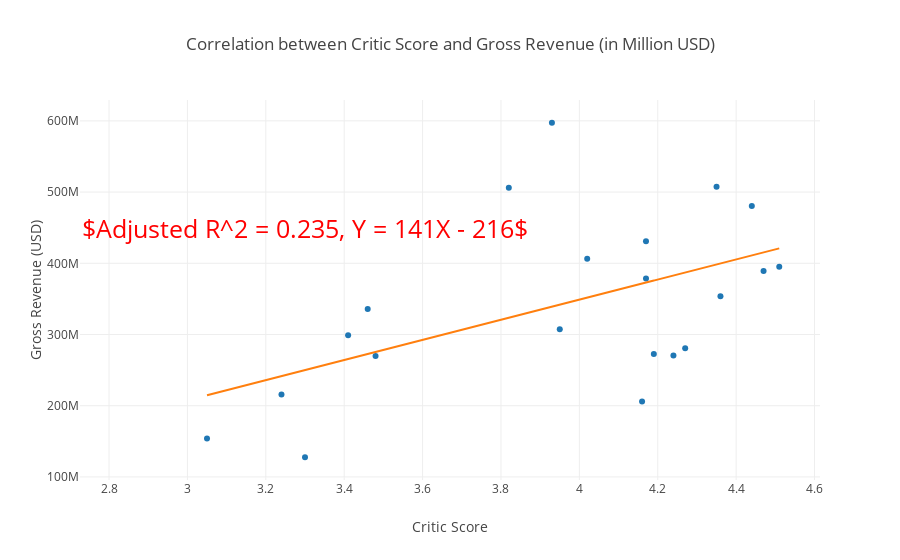

The notebook cell saved with this chart:
### Code cell
# Create Scatterplot

trace0 = go.Scatter(
    x = df.critic_score,
    y = df.gross,
    mode = 'markers',
    text = df.index
)

trace1 = go.Scatter(
    x = xi,
    y = line,
    mode = 'lines'
)

layout = go.Layout(
    showlegend = False,
    title = 'Correlation between Critic Score and Gross Revenue (in Million USD)',
    xaxis = dict(title = 'Critic Score'),
    yaxis = dict(title = 'Gross Revenue (USD)'),
    annotations = [
        dict(
            x = 3.3,
            y = 450000000,
            text = '$Adjusted R^2 = 0.235, Y = 141X - 216$',
            showarrow = False,
            font=dict(
                size=25,
                color = 'red'
            )
        )
    ]
)

data = [trace0, trace1]
fig = dict(data=data, layout=layout)

iplot(fig)

### Figure 1 — Plotly figure (JSON) as saved in the notebook; plotly's stock layout.template omitted (floating-point values rounded to 4 significant figures)
{"data": [{"mode": "markers", "text": ["Toy Story", "A Bug's Life", "Toy Story 2", "Monsters, Inc.", "Finding Nemo", "The Incredibles", "Cars", "Ratatouille", "WALL-E", "Up", "Toy Story 3", "Cars 2", "Brave", "Monsters University", "Inside Out", "The Good Dinosaur", "Finding Dory", "Cars 3", "Coco", "Incredibles 2", "Toy Story 4"], "type": "scatter", "uid": "3aa07a70-4975-479c-b426-02ee34f2455f", "x": [4.51, 3.95, 4.17, 4.02, 4.35, 4.17, 3.46, 4.24, 4.27, 4.36, 4.44, 3.24, 3.48, 3.41, 4.47, 3.3, 3.82, 3.05, 4.16, 3.93, 4.19], "y": [395253600, 307560900, 431007100, 406243900, 507600600, 378689900, 335753800, 270359800, 280850000, 353856800, 480588300, 215744700, 269916600, 299135900, 389111200, 127651300, 505984400, 154007100, 205915300, 597356200, 272527500]}, {"mode": "lines", "type": "scatter", "uid": "b14459e4-be22-4fee-82b6-0a0a3bc8bc06", "x": [4.51, 3.95, 4.17, 4.02, 4.35, 4.17, 3.46, 4.24, 4.27, 4.36, 4.44, 3.24, 3.48, 3.41, 4.47, 3.3, 3.82, 3.05, 4.16, 3.93, 4.19], "y": [421000000.0, 341900000.0, 372900000.0, 351800000.0, 398400000.0, 372900000.0, 272700000.0, 382800000.0, 387100000.0, 399800000.0, 411100000.0, 241600000.0, 275500000.0, 265600000.0, 415300000.0, 250100000.0, 323500000.0, 214800000.0, 371500000.0, 339100000.0, 375800000.0]}], "layout": {"annotations": [{"font": {"color": "red", "size": 25}, "showarrow": false, "text": "$Adjusted R^2 = 0.235, Y = 141X - 216$", "x": 3.3, "y": 450000000}], "showlegend": false, "title": {"text": "Correlation between Critic Score and Gross Revenue (in Million USD)"}, "xaxis": {"title": {"text": "Critic Score"}}, "yaxis": {"title": {"text": "Gross Revenue (USD)"}}}}
